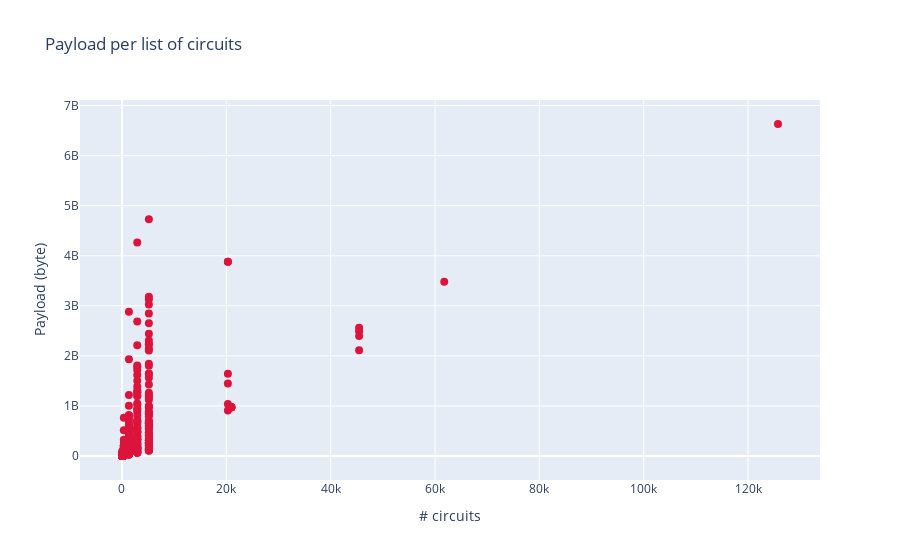

The cell this chart's notebook holds for it:
### Markdown cell above
### Payload vs number of circuits
Look at payload size versus number of circuits. This tells us how payload size scales with the number of kernel values we're trying to calculate in 1 go.

### Code cell
list_payload_size = tele_file["payload_size"].tolist()
list_nb_circuits = tele_file["nb_circuits"].tolist()
    
print("Size of dataframe : ", len(list_payload_size))

fig = go.Figure([go.Scatter(x=list_nb_circuits, y=list_payload_size, mode='markers',
                            marker=dict(color="crimson", size=8))])

fig.update_layout(title_text='Payload per list of circuits', 
                         xaxis_title="# circuits", yaxis_title="Payload (byte)")

interac_o_static(fig)

### Figure 1 — Plotly figure (JSON) as saved in the notebook; plotly's stock layout.template omitted (floating-point values rounded to 4 significant figures; data arrays with more than 128 entries replaced by an {"elided": "..."} marker saying what was removed)
{"data": [{"marker": {"color": "crimson", "size": 8}, "mode": "markers", "type": "scatter", "x": {"elided": "999 int values"}, "y": {"elided": "999 int values"}}], "layout": {"title": {"text": "Payload per list of circuits"}, "xaxis": {"title": {"text": "# circuits"}}, "yaxis": {"title": {"text": "Payload (byte)"}}}}
